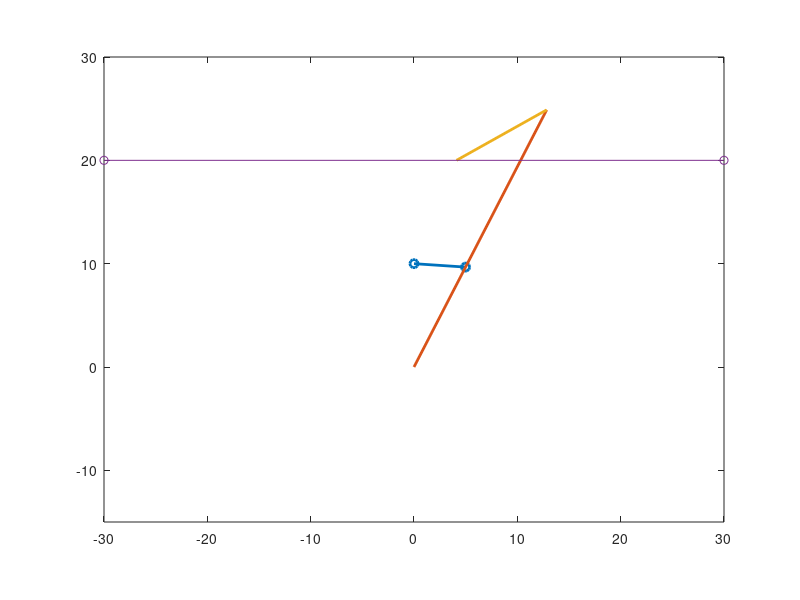

The MATLAB script that drew this image:
%  MECANISMO PLAINA LIMADORA  

for teta2=0:0.1:4*pi;  %fazendo teta 2 variar de 0 a 4 pi( manivela gira 2 vezes)
    % comprimento dos elos
    l1=10;
    l2=5;
    l4=28;
    l5=10;
    a=20;
    
    l3=sqrt(l1^2+l2^2+2*l1*l2*sin(teta2));  %comprimento do elo 3
    teta3=acos((l2*cos(teta2))/l3);         % formula para teta3
    teta5=asin(-1*(l4*sin(teta3)-a)/l5);    % formula para teta 5
    l6=l4*cos(teta3)-l5*cos(teta5);         % comprimento do elo 6
    
    plot([0 l2*cos(teta2)],[l1 l1+l2*sin(teta2)],'o-','linewidth',2);hold on; % para plotar a manivela
    plot([0 l4*cos(teta3)],[0 l4*sin(teta3)],'linewidth',2);hold on;          % para plotar o elo 4
    plot([l4*cos(teta3) l6],[l4*sin(teta3) a],'linewidth',2);hold on;         % para plotar o elo 5
    plot([-30 30],[20 20],'o-');hold off;                                     % linha de referencia do controle deslizante
    
    axis(gca,'equal');
    axis([-30 30 -15 30]);
    
    
    pause(0.1)
   
    
end
    
    
